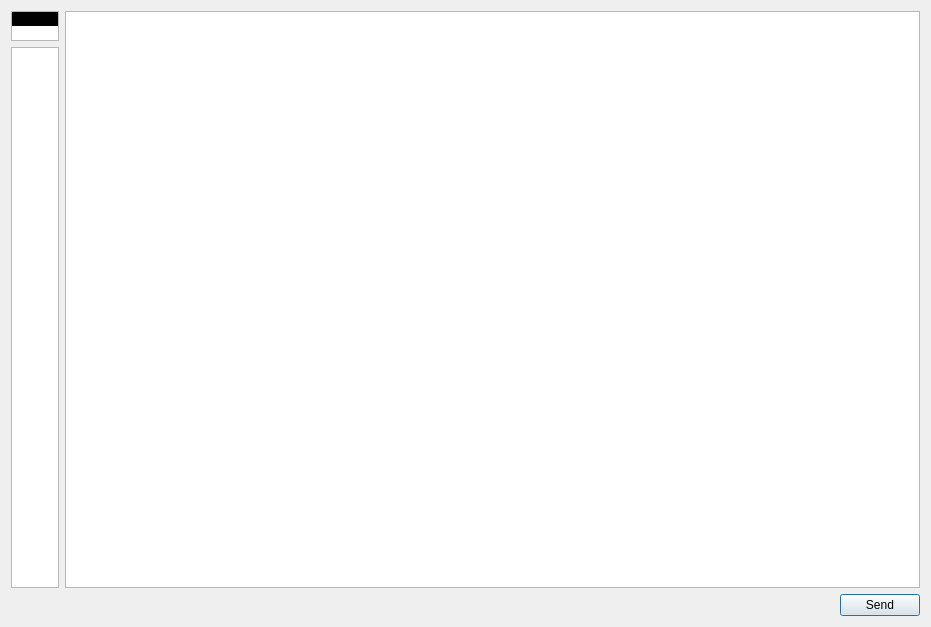
<?xml version="1.0" encoding="UTF-8"?>
<ui version="4.0">
 <class>AnimationGrid</class>
 <widget class="QDialog" name="AnimationGrid">
  <property name="geometry">
   <rect>
    <x>0</x>
    <y>0</y>
    <width>931</width>
    <height>627</height>
   </rect>
  </property>
  <property name="windowTitle">
   <string>Dialog</string>
  </property>
  <layout class="QVBoxLayout" name="verticalLayout_2">
   <item>
    <layout class="QHBoxLayout" name="horizontalLayout_2">
     <item>
      <layout class="QVBoxLayout" name="verticalLayout">
       <item>
        <widget class="QListWidget" name="activeColorList">
         <property name="sizePolicy">
          <sizepolicy hsizetype="Fixed" vsizetype="Fixed">
           <horstretch>0</horstretch>
           <verstretch>0</verstretch>
          </sizepolicy>
         </property>
         <property name="maximumSize">
          <size>
           <width>48</width>
           <height>30</height>
          </size>
         </property>
         <property name="spacing">
          <number>2</number>
         </property>
         <property name="currentRow">
          <number>-1</number>
         </property>
         <item>
          <property name="text">
           <string/>
          </property>
          <property name="background">
           <brush brushstyle="SolidPattern">
            <color alpha="255">
             <red>0</red>
             <green>0</green>
             <blue>0</blue>
            </color>
           </brush>
          </property>
         </item>
        </widget>
       </item>
       <item>
        <widget class="QListWidget" name="colorList">
         <property name="sizePolicy">
          <sizepolicy hsizetype="Fixed" vsizetype="Expanding">
           <horstretch>0</horstretch>
           <verstretch>0</verstretch>
          </sizepolicy>
         </property>
         <property name="maximumSize">
          <size>
           <width>48</width>
           <height>16777215</height>
          </size>
         </property>
         <property name="spacing">
          <number>2</number>
         </property>
         <property name="currentRow">
          <number>-1</number>
         </property>
        </widget>
       </item>
      </layout>
     </item>
     <item>
      <widget class="QGraphicsView" name="buttonGrid"/>
     </item>
    </layout>
   </item>
   <item>
    <layout class="QHBoxLayout" name="horizontalLayout">
     <item>
      <spacer name="horizontalSpacer">
       <property name="orientation">
        <enum>Qt::Horizontal</enum>
       </property>
       <property name="sizeHint" stdset="0">
        <size>
         <width>40</width>
         <height>20</height>
        </size>
       </property>
      </spacer>
     </item>
     <item>
      <widget class="QPushButton" name="sendBtn">
       <property name="text">
        <string>Send</string>
       </property>
      </widget>
     </item>
    </layout>
   </item>
  </layout>
 </widget>
 <resources/>
 <connections/>
</ui>
